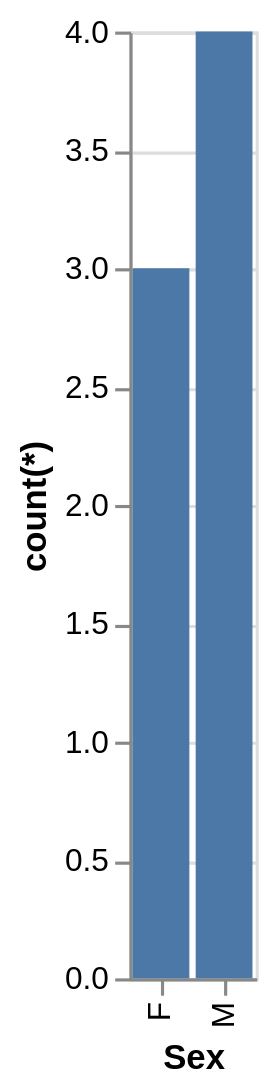

This figure's Vega-Lite source:
### Vega-Lite specification from a JSON file in a GitHub repository (floating-point values rounded to 4 significant figures)
{"data": {"values": [{"x_data": "F", "y_data": 3}, {"x_data": "M", "y_data": 4}]}, "mark": "bar", "encoding": {"x": {"field": "x_data", "type": "nominal", "title": "Sex", "sort": {"op": "sum", "field": "y_data", "order": "ascending"}}, "y": {"field": "y_data", "type": "quantitative", "title": "count(*)"}}}
